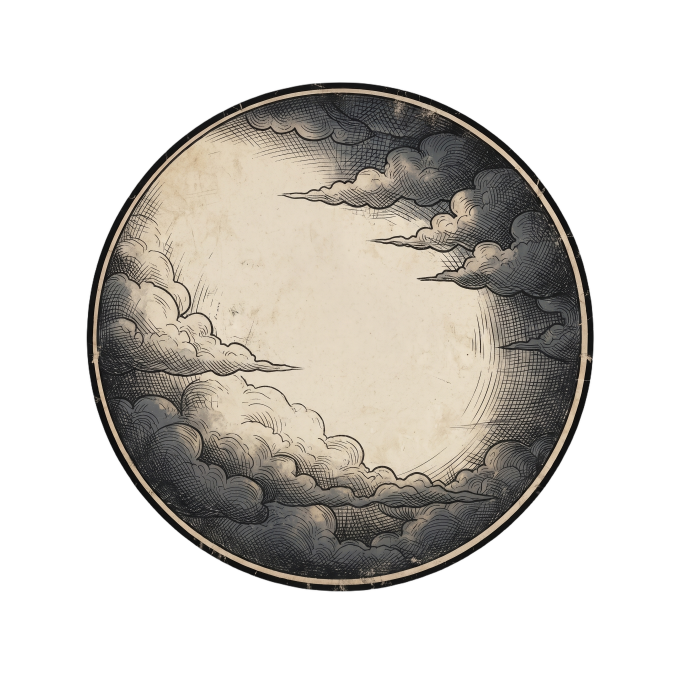
#> input picture art_source/gauges/sicaklik_bulutlu.png, 2048 x 2048 px, given in place of moral_yuksek.png, which was not available (shown at 1/3 size)
$ python gauge_icons.py
#> lines starting #> are read from the running program, lines starting #| are printed output that depends on the picture; after the words box and inside, x2 and y2 are one past the last pixel; in counts of white or black regions, pixels touching at a corner belong together; pictures that were not available may be replaced by others from this repository, and a replacement may not be noted
#!/usr/bin/env python3
"""Yol göstergelerinin resimleri (moral, stres, takat, tehlike) ve arkalarındaki kart.

Kaynak: art_source/gauges/<gösterge>_<yuksek|orta|dusuk>.png (Gemini, saydam zemin,
gravür üslubu; istemler proje_takibi/referans/gemini_gosterge_promptlari.md).
Çıktı: data/assets/ui/gauges/<id>_<high|mid|low>.png ve medallion.png.

- Bir göstergenin üç hâli aynı kutudan kesilir (üçünün birleşik sınırı), yoksa
  değer değişince nesne kartın içinde zıplar. Teslimatın tuval boyları farklı
  (687x1024, 848x1264, 1696x2528) ama oranları aynı; önce ortak boya ölçeklenir.
- Madalyon üretiliyor, boyanmıyor: eskimiş bronz bir sikke - aşınmış açık orta,
  koyu pas kenar, bir sıra kabartma diş, kalkık dış kenar (kullanıcı kararı
  2026-10-22: dikdörtgen kart değil, daire; örneği bir stok fotoğraftı, kendisi
  filigranlı ve lisanssız olduğu için kullanılmadı, aynı karakter burada üretildi). Mürekkep kuzgun ve diken koyu taşın üstünde kayboluyordu (zemin
  ~#121010, kuzgun ~#1A1818); madalyon onlara açık bir zemin veriyor.

Çıktı PNG'leri elle düzeltilmez: bu aracı değiştirip yeniden koş.
    python3 -I tools/gauge_icons.py
"""
import os
import sys

import numpy as np
from PIL import Image, ImageFilter

ROOT = os.path.dirname(os.path.dirname(os.path.abspath(__file__)))
SRC = os.path.join(ROOT, "art_source", "gauges")
OUT = os.path.join(ROOT, "data", "assets", "ui", "gauges")

GAUGES = {"moral": "morale", "stres": "stress", "takat": "stamina", "tehlike": "danger"}
STATES = {"yuksek": "high", "orta": "mid", "dusuk": "low"}
# Sıcaklık göstergesinin hava resimleri (kaynak `sicaklik_<ad>.png`, çıktı `weather_<id>.png`).
# Oyunun beş havası; gece ve kar/tipi yalnızca görünüş (bkz. SurvivalGauge.weather_picture).
WEATHERS = {
    "acik_gunduz": "clear_day", "acik_gece": "clear_night", "bulutlu": "overcast", "yagmur": "rain",
    "sis": "fog", "firtina": "storm", "kar": "snow", "tipi": "blizzard",
}

# Ortak tuval (en büyük teslimatın boyu).
CANVAS = (1696, 2528)
# Resmin en uzak opak pikseli madalyonun iç halkasının bu payında durur.
FIT_SHARE = 0.93
ALPHA_SOLID = 24
# Hava sahnesinin kendi dairesi iç halkayı bu kadar taşar; taşan kenar (çizgisiyle) kırpılır.
WEATHER_FILL = 1.06

# Madalyon: eskimiş bronz bir sikke (kullanıcının gösterdiği örnekteki gibi):
# ortası aşınmış açık, kenara doğru koyu pas, bir sıra kabartma diş, kalkık
# dış kenar. Oyunda ~88 px çapında çiziliyor, mipmap'li üç kat küsur.
MEDALLION = 300
RIM_IN = 0.90            # dış kenarın başladığı yarıçap payı
DENTICLE_R = 0.835       # diş sırasının yarıçap payı
DENTICLE_LEN = 0.05     # bir dişin boyu (yarıçap payı)
DENTICLE_W = 0.019       # bir dişin yarı eni (yarıçap payı)
DENTICLE_COUNT = 52
ICON_RADIUS = 0.78       # resmin sığdığı iç dairenin yarıçap payı
WORN = np.array([0.80, 0.72, 0.57])       # aşınmış orta
BRONZE = np.array([0.55, 0.42, 0.26])
TARNISH = np.array([0.22, 0.15, 0.08])
HIGHLIGHT = np.array([0.88, 0.80, 0.62])
EDGE_DARK = np.array([0.08, 0.06, 0.04])
SEED = 7


def load_normalised(path):
#> called with path = 'art_source/gauges/moral_yuksek.png'
    im = Image.open(path).convert("RGBA")
#> im is the input picture: PIL image 2048x2048 RGBA; mean R, G, B, A 63.5, 60, 54.6, 110.4
    if im.size != CANVAS:
        im = im.resize(CANVAS, Image.LANCZOS)
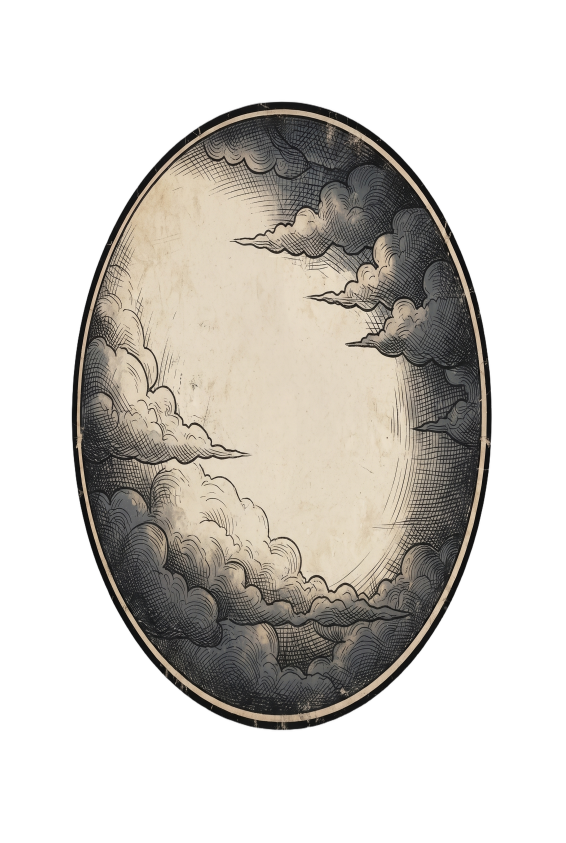
#> im: PIL image 1696x2528 RGBA (shown at 1/3 size); mean R, G, B, A 63.3, 59.7, 54.4, 110.4; transparent parts drawn white
    return im


def inner_radius():
    return (MEDALLION * 0.5 - 1.0) * ICON_RADIUS


def export_icons():
    """Her resim madalyonla aynı boyda kare bir tuvale oturur: oyun ikisini üst
    üste aynı dikdörtgene çizer. Ölçek üç hâlin birleşik maskesinden: en uzak
    opak piksel iç halkanın `FIT_SHARE` payına düşer, kutuya sığdırmak dar bir
    meşaleyi ve geniş bir atı gereğinden çok küçültüyordu (ölçüldü)."""
    for src_id, out_id in GAUGES.items():
        images = {s: load_normalised(os.path.join(SRC, f"{src_id}_{s}.png")) for s in STATES}
#> call 2 of load_normalised, with path = 'art_source/gauges/moral_orta.png'
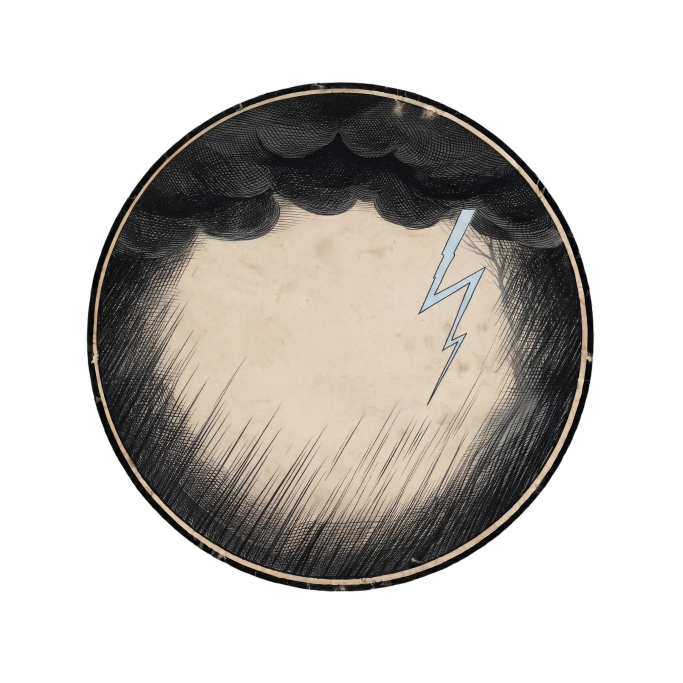
#> input picture art_source/gauges/sicaklik_firtina.png, 2048 x 2048 px, given in place of moral_orta.png, which was not available (shown at 1/3 size)
#> in load_normalised, im is the input picture: PIL image 2048x2048 RGBA; mean R, G, B, A 54.9, 51.5, 47.1, 110.4
#> in load_normalised (call 2), `im = im.resize(CANVAS, Image.LANCZOS)`:
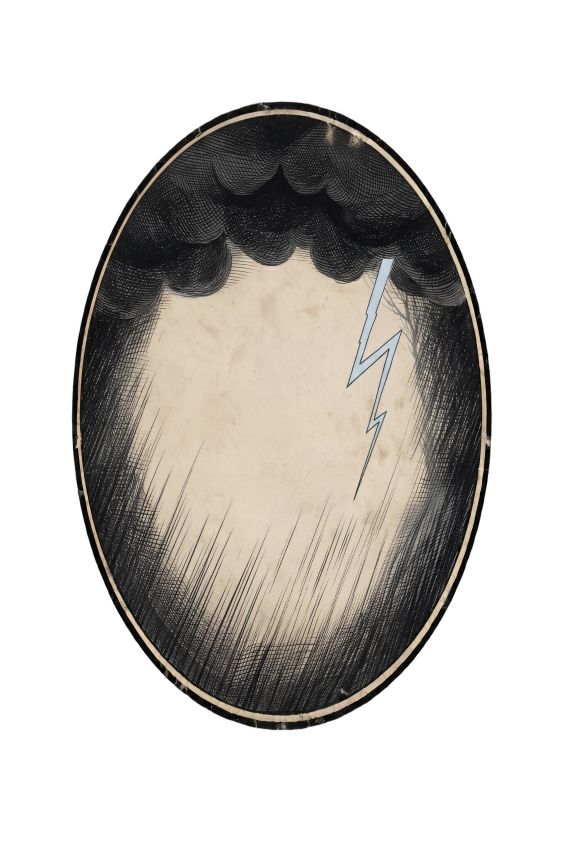
#> im: PIL image 1696x2528 RGBA (shown at 1/3 size); mean R, G, B, A 54.7, 51.3, 46.9, 110.4; transparent parts drawn white
        mask = np.zeros((CANVAS[1], CANVAS[0]), bool)
        for im in images.values():
            mask |= np.asarray(im.getchannel("A")) > ALPHA_SOLID
#> this loop made 3 passes
#> pass 1, in export_icons, `mask |= np.asarray(im.getchannel("A")) > ALPHA_SOLID`:
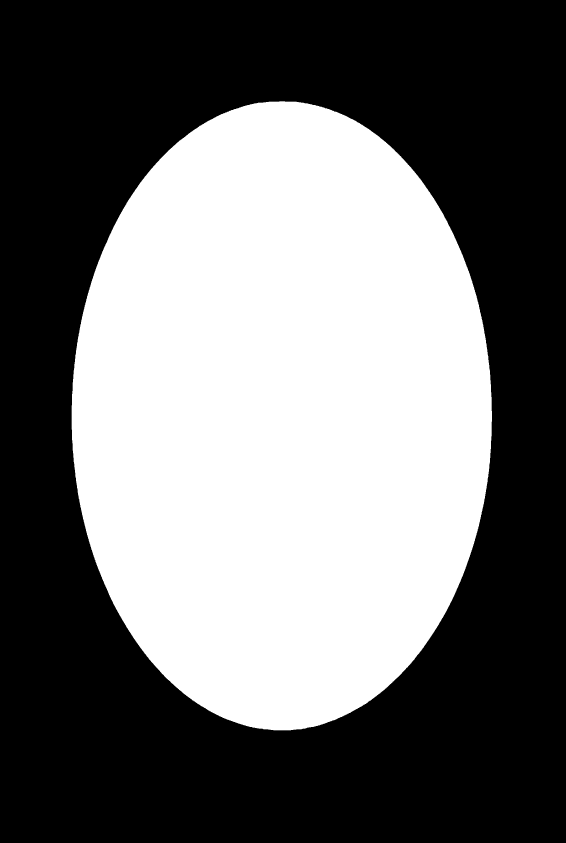
#> mask: shape (2528, 1696) bool (shown at 1/3 size); 43.6% white; 1 white region, box (x1, y1, x2, y2) and area: (215, 304, 1476, 2191) 1868319
        ys, xs = np.nonzero(mask)
        cx = (xs.min() + xs.max()) * 0.5
#> cx = 845
        cy = (ys.min() + ys.max()) * 0.5
#> cy = 1247
        reach = float(np.sqrt((xs - cx) ** 2 + (ys - cy) ** 2).max())
#> reach = 943.7
        scale = FIT_SHARE * inner_radius() / reach
#> scale = 0.115
        size = (max(1, round(CANVAS[0] * scale)), max(1, round(CANVAS[1] * scale)))
#> size = (194, 290)
        offset = (round(MEDALLION * 0.5 - cx * scale), round(MEDALLION * 0.5 - cy * scale))
#> offset = (53, 7)
        for s, im in images.items():
            canvas = Image.new("RGBA", (MEDALLION, MEDALLION), (0, 0, 0, 0))
            canvas.alpha_composite(im.resize(size, Image.LANCZOS), offset) if offset[0] >= 0 and offset[1] >= 0 \
                else canvas.paste(im.resize(size, Image.LANCZOS), offset, im.resize(size, Image.LANCZOS))
            canvas.save(os.path.join(OUT, f"{out_id}_{STATES[s]}.png"), optimize=True)
#> this loop made 3 passes
#> s on passes 1 to 3: 'yuksek', 'orta', 'dusuk'
#> pass 1, in export_icons, `canvas.save(os.path.join(OUT, f"{out_id}_{STATES[s]}.png"), optimize=T..`:
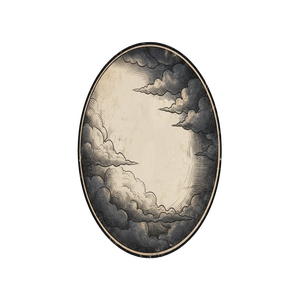
#> saved as morale_high.png: PIL image 300x300 RGBA; mean R, G, B, A 39.6, 37.3, 34, 69; transparent parts drawn white
#> pass 2, in export_icons, `canvas.save(os.path.join(OUT, f"{out_id}_{STATES[s]}.png"), optimize=T..`:
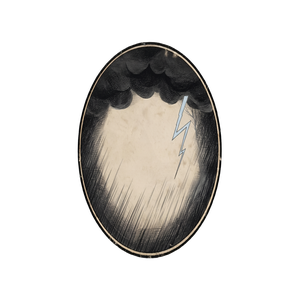
#> saved as morale_mid.png: PIL image 300x300 RGBA; mean R, G, B, A 34.2, 32.1, 29.4, 69; transparent parts drawn white
        print(f"{out_id}: ölçek {scale:.3f}, merkez ({cx:.0f}, {cy:.0f})")
#| morale: ölçek 0.115, merkez (845, 1247)


# [106 lines left out: functions place_in_medallion, export_weather, smooth_noise, make_medallion, not called in this run]


def main():
    os.makedirs(OUT, exist_ok=True)
    export_icons()
    export_weather()
    make_medallion()
    stale = os.path.join(OUT, "card.png")
    if os.path.exists(stale):
        os.remove(stale)
    return 0


if __name__ == "__main__":
#> (the run stopped early here; a loop or call above may not have finished)
